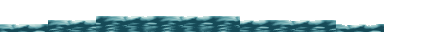
#> input picture art/fx/surf_body.png, 432 x 32 px
$ python prepare_wave.py ../art/fx/surf_body.png ../art/fx/surf_crest.png
#> lines starting #> are read from the running program, lines starting #| are printed output that depends on the picture
"""Cuts the wave animation for Tide Surf from "Tsunami animation" by mkwong98 (CC0, opengameart.org/content/tsunami-animation).

    python tools/prepare_wave.py <wave_2.gif> <out dir>

The gif has 13 frames of 48x32: four of a wave rising and curling over, then nine of a rolling swell. They are recoloured from
saturated blue to a dark, cold green-grey (a ramp by brightness) so the water sits with the rest of the game, and written as two
strips: surf_crest.png (the four curling frames) and surf_body.png (the nine swell frames).
"""

import os
import sys

from PIL import Image

RAMP = [(0.0, (8, 28, 38)), (0.45, (24, 78, 92)), (0.75, (96, 160, 168)), (1.0, (214, 236, 232))]


def ramp(v):
    for (a, ca), (b, cb) in zip(RAMP, RAMP[1:]):
        if v <= b:
            k = (v - a) / (b - a)
            return tuple(int(ca[i] + (cb[i] - ca[i]) * k) for i in range(3))
    return RAMP[-1][1]


def recolour(frame):
    out = frame.copy()
    px = out.load()
    for y in range(out.height):
        for x in range(out.width):
            r, g, b, a = px[x, y]
            if a == 0:
                continue
            # the gif is blue to white: brightness runs from the blue's own level up to white
            v = (r + g + 2 * b) / (4 * 255.0)
            v = min(1.0, max(0.0, (v - 0.2) / 0.8))
            px[x, y] = (*ramp(v), a)
    return out


def main():
    src, out_dir = sys.argv[1], sys.argv[2]
    gif = Image.open(src)
#> gif is the input picture: PIL image 432x32 RGBA; mean R, G, B, A 190.9, 209.2, 212.6, 87.2
    frames = []
    for i in range(gif.n_frames):
        gif.seek(i)
        frames.append(recolour(gif.convert("RGBA")))
#> after the loop, frames = 1 item
    for name, part in [("surf_crest", frames[:4]), ("surf_body", frames[4:])]:
        strip = Image.new("RGBA", (48 * len(part), 32), (0, 0, 0, 0))
        for i, f in enumerate(part):
            strip.paste(f, (i * 48, 0))
        strip.save(os.path.join(out_dir, name + ".png"))
        print("wrote", name, len(part), "frames")
#> this loop made 2 passes
#> name on pass 1: 'surf_crest'
#| wrote surf_crest 1 frames
#> pass 1, in main, `strip.save(os.path.join(out_dir, name + ".png"))`:
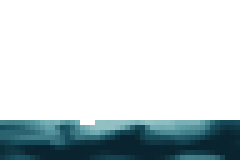
#> saved as surf_crest.png: PIL image 48x32 RGBA (shown 5 times larger); mean R, G, B, A 201.8, 212.6, 215.2, 63.3; transparent parts drawn white
#> after the loop:
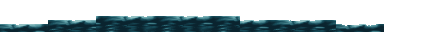
#> f: PIL image 432x32 RGBA; mean R, G, B, A 177.6, 191.3, 195.2, 87.2; transparent parts drawn white


if __name__ == "__main__":
#> (the run stopped early here; a loop or call above may not have finished)

$ run again, with art/fx/enemy_death.png copied over art/fx/surf_body.png
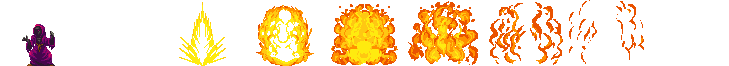
#> input picture art/fx/enemy_death.png, 729 x 66 px
#> in main, gif is the input picture: PIL image 729x66 RGBA; mean R, G, B, A 67, 45.9, 15.1, 70.1
#> after the loop in main, `for i in range(gif.n_frames):`: frames = 1 item
#> the loop in main, `for name, part in [("surf_crest", frames[:4]), ("surf_body", frames[4:..` made 2 passes
#> name on pass 1: 'surf_crest'
#> (printed output is left out)
#> pass 1, in main, `strip.save(os.path.join(out_dir, name + ".png"))`:
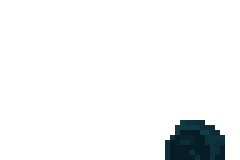
#> saved as surf_crest.png: PIL image 48x32 RGBA (shown 5 times larger); mean R, G, B, A 16.1, 16.6, 17.6, 13.4; transparent parts drawn white
#> after the loop in main, `for name, part in [("surf_crest", frames[:4]), ("surf_body", frames[4:..`:
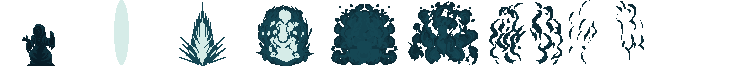
#> f: PIL image 729x66 RGBA; mean R, G, B, A 14.3, 24.1, 26.9, 70.1; transparent parts drawn white
